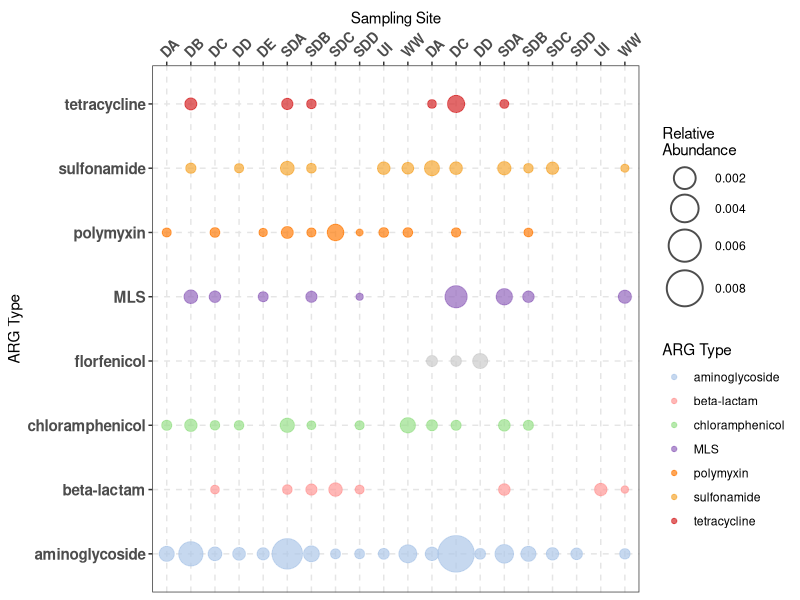

This figure's R source:
# Load necessary libraries
library(ggplot2)
library(tidyr)
library(dplyr)
library(stringr)

# 1. Read the data
# Ensure the file 'rank_ARG_bubble.csv' is in your working directory
df <- read.csv("inputs/rank_ARG_bubble.csv", check.names = FALSE)
names(df)[1] <- "sites"  # Normalize the UTF-8 BOM on the first header when present.

# 2. Transform to Long Format
df_long <- df %>%
  pivot_longer(
    cols = -sites,
    names_to = "ARG_Type",
    values_to = "Abundance"
  ) %>%
  filter(Abundance > 0)

# 3. Create Grouping & Sorting Logic (Fall -> Spring)
df_long <- df_long %>%
  mutate(
    Season = case_when(
      str_ends(sites, "_F") ~ "Fall",
      str_ends(sites, "_S") ~ "Spring",
      TRUE ~ "Other"
    )
  )

df_sorted_sites <- df_long %>%
  select(sites, Season) %>%
  distinct() %>%
  arrange(Season, sites) 

df_long$sites <- factor(df_long$sites, levels = df_sorted_sites$sites)

# 4. Clean Labels and Colors
clean_labels <- function(x) { str_remove_all(x, "_F|_S") }
df_long$ARG_Type <- str_replace_all(df_long$ARG_Type, "_", "-")

ARG_COLORS <- c(
  "beta-lactam"       = "#FF9896",
  "MLS" = "#9467BD",
  "defensin"          = "#2CA02C",
  "polymyxin"         = "#FF7F0E",
  "rifamycin"         = "#8C564B",
  "fosfomycin"        = "#E377C2",
  "tetracycline"      = "#D62728",
  "trimethoprim"      = "#BCBD22",
  "vancomycin"        = "#17BECF",
  "aminoglycoside"    = "#AEC7E8",
  "chloramphenicol"   = "#98DF8A",
  "sulfonamide"       = "#F5A834",
  "quinolone"         = "#C5B0D5",
  "multidrug"         = "#EBE9E8",
  "bacitracin"        = "#8DD3C7",
  "mupirocin"         = "#F7B6D2", 
  "novobiocin"        = "#DBDB8D"
)

# 5. Generate the Plot (With Hollow Legend)
ggplot(df_long, aes(x = sites, y = ARG_Type)) +
  geom_point(aes(size = Abundance, color = ARG_Type), alpha = 0.7) +
  scale_color_manual(values = ARG_COLORS, na.value = "grey80") +
  
  scale_x_discrete(position = "top", labels = clean_labels) +
  scale_size(range = c(2, 12)) +
  
  theme_bw() +
  labs(
    x = "Sampling Site", 
    y = "ARG Type",
    size = "Relative\nAbundance",
    color = "ARG Type"
  ) +
  
  # --- THIS IS THE KEY PART FOR HOLLOW LEGEND DOTS ---
  guides(
    size = guide_legend(
      override.aes = list(
        shape = 21,       # Use shape 21 (circle with border)
        fill = NA,        # No fill (transparent)
        color = "black",  # Black border
        stroke = 1        # Border thickness
      )
    )
  ) +
  # ---------------------------------------------------

theme(
  axis.text.x = element_text(angle = 45, hjust = 0, size = 10, face = "bold"),
  axis.text.y = element_text(size = 11, face = "bold"),
  panel.grid.major = element_line(color = "grey90", linetype = "dashed"),
  legend.position = "right"
)
